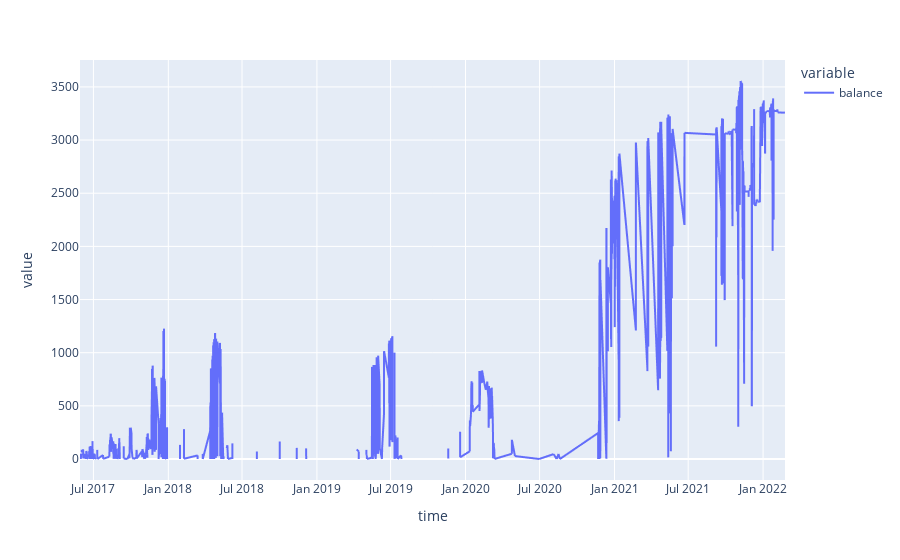

Notebook code cell kept with this figure:
### Code cell
#my euro balance
# euro movements ->  init_dataset[init_dataset['asset']== 'ZEUR' ]
fig1 = init_dataset[init_dataset['asset']== 'ZEUR' ]['balance'].plot() 

fig1.show()

### Figure 1 — Plotly figure (JSON) as saved in the notebook; plotly's stock layout.template omitted (floating-point values rounded to 4 significant figures; data arrays with more than 128 entries replaced by an {"elided": "..."} marker saying what was removed)
{"data": [{"hovertemplate": "variable=balance<br>time=%{x}<br>value=%{y}<extra></extra>", "legendgroup": "balance", "line": {"color": "#636efa", "dash": "solid"}, "marker": {"symbol": "circle"}, "mode": "lines", "name": "balance", "showlegend": true, "type": "scattergl", "x": {"elided": "1829 str values"}, "xaxis": "x", "y": {"elided": "1829 float values"}, "yaxis": "y"}], "layout": {"legend": {"title": {"text": "variable"}, "tracegroupgap": 0}, "margin": {"t": 60}, "xaxis": {"anchor": "y", "domain": [0, 1], "title": {"text": "time"}}, "yaxis": {"anchor": "x", "domain": [0, 1], "title": {"text": "value"}}}}
